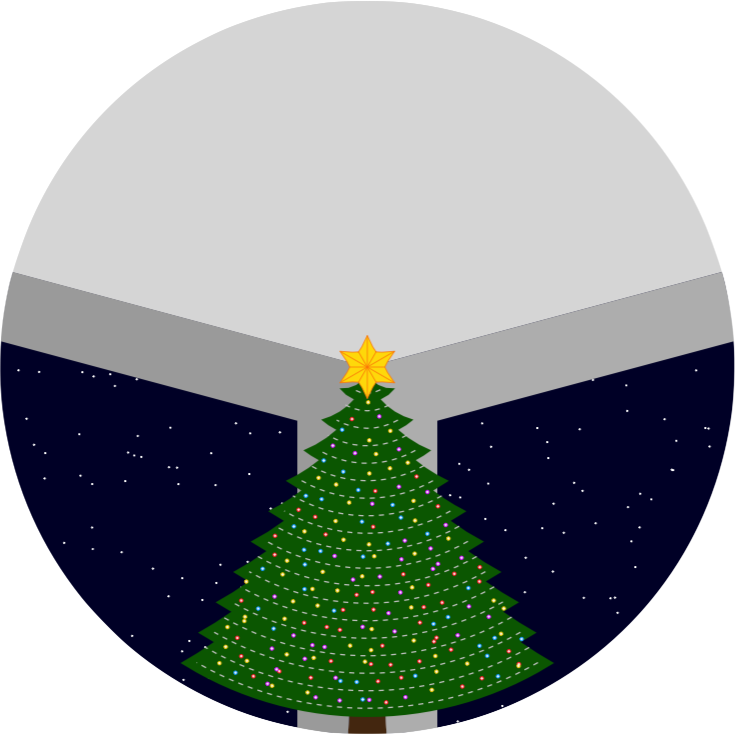

This figure's R source:
library(dplyr)
library(ggplot2)
library(forcats)

N <- 18
lights <- tibble(
  x = unlist(sapply(1:N, function(n) (1:n-0.5)/n)),
  y = unlist(sapply(1:N, function(n) rep(n, n)))
) %>%
  mutate(x = x*4+10,
         y = y*0.9/N+0.05) %>%
  mutate(color = sample(c("r", "y", "b", "p"), n(), replace = TRUE)) %>%
  mutate(x = jitter(x, 100), y = jitter(y, 1))

stars <- tibble(
  x = unlist(sapply(1:N, function(n) (1:n-0.5)/n)),
  y = unlist(sapply(1:N, function(n) rep(n, n))),
) %>%
  mutate(x = x*13+5.5, y = y/N) %>%
  mutate(x = jitter(x, 100), y = jitter(y, 10)) %>%
  mutate(size = 10**runif(n(), -2, -1)) %>%
  filter(y < 1.05)

star_min <- 0.05
star_mid <- 0.06
star_max <- 0.09
star_contour <- tibble(x = seq(0, 24, length.out = 25),
                    y = c(rep(c(star_max, star_mid, star_min, star_mid), 6), star_max))
star_fill <- tibble(x = c(0, seq(0, 24, length.out = 25), 24),
       y = c(0, rep(c(star_max, star_mid, star_min, star_mid), 6), star_max, 0))
star_center <- tibble(x = seq(0, 20, length.out = 6),
                      y = rep(star_max, 6))
star_minor <- tibble(x = seq(2, 22, length.out = 6),
                      y = rep(star_min, 6))
star_color <- "#f80"

tree <- tibble(y = rep(seq(0.1, 1, length.out = 10), each = 2),
               x = 2+rep(c(1.5, -0.5), 10)/y/10)
tree <- rbind(tibble(y = 0, x = 0), tree, tibble(y = 1, x = 0))

window <- tibble(x = c(5, 5,
                       seq(5.731, 8.5, length.out = 50),
                       seq(8.5, 11.269, length.out = 50),
                       11.8, 11.8),
                 y = c(0, 1.05,
                       0.2/cos((x[3:52]-11)*pi/12),
                       0.2/cos((x[53:102]-6)*pi/12),
                       1.05, 0))

tibble(name = fct_relevel(c("ceilL", "wallL", "trunk", "wallR", "ceilR"),
                          c("ceilL", "wallL", "trunk", "wallR", "ceilR")),
       value = c(5, 6.8, 0.4, 6.8, 5)) %>%
  ggplot() +
  geom_col(aes(x = cumsum(value) - value/2, y = 1.05, group = name, fill = name, width = value)) +
  scale_fill_manual(values = c("#ddd", "#003", "#531", "#003", "#ddd")) +
  geom_point(data = stars, aes(x = x, y = y), color = "white", size = 0.1) +
  geom_polygon(data = window, aes(x = x, y = y), fill = "#bbb") +
  geom_polygon(data = window %>% mutate(x = 24-x), aes(x = x, y = y), fill = "#aaa") +
  geom_polygon(data = tree, aes(x = 12+x, y = y), fill = "#060") +
  geom_polygon(data = tree, aes(x = 12-x, y = y), fill = "#060") +
  geom_segment(data = tibble(y = seq(0.075, 0.975, length.out = N+1)),
               aes(x = 10, xend = 14, y = y, yend = y),
               linetype = "dashed",
               linewidth = 0.5,
               color = "#ccc") +
  geom_point(data = lights,
             aes(x = x, y = y, color = color),
             size = 1) +
  geom_point(data = lights,
             aes(x = x, y = y),
             color = "white",
             alpha = 0.7,
             size = 0.2) +
  scale_color_manual(values = c("#f33", "#ec0", "#0af", "#d4f")) +
  geom_polygon(data = star_fill, aes(x = x, y = y), fill = "#fd0") +
  geom_line(data = star_contour,
            aes(x = x, y = y),
            color = star_color,
            linewidth = 0.3) +
  geom_segment(data = star_center,
               aes(x = x, xend = x, y = 0, yend = y),
               color = star_color,
               linewidth = 0.3) +
  geom_segment(data = star_minor,
               aes(x = x, xend = x, y = 0, yend = y),
               color = star_color,
               linewidth = 0.3) +
  coord_polar(start = 0) +
  theme_void() +
  theme(legend.position = "none")
